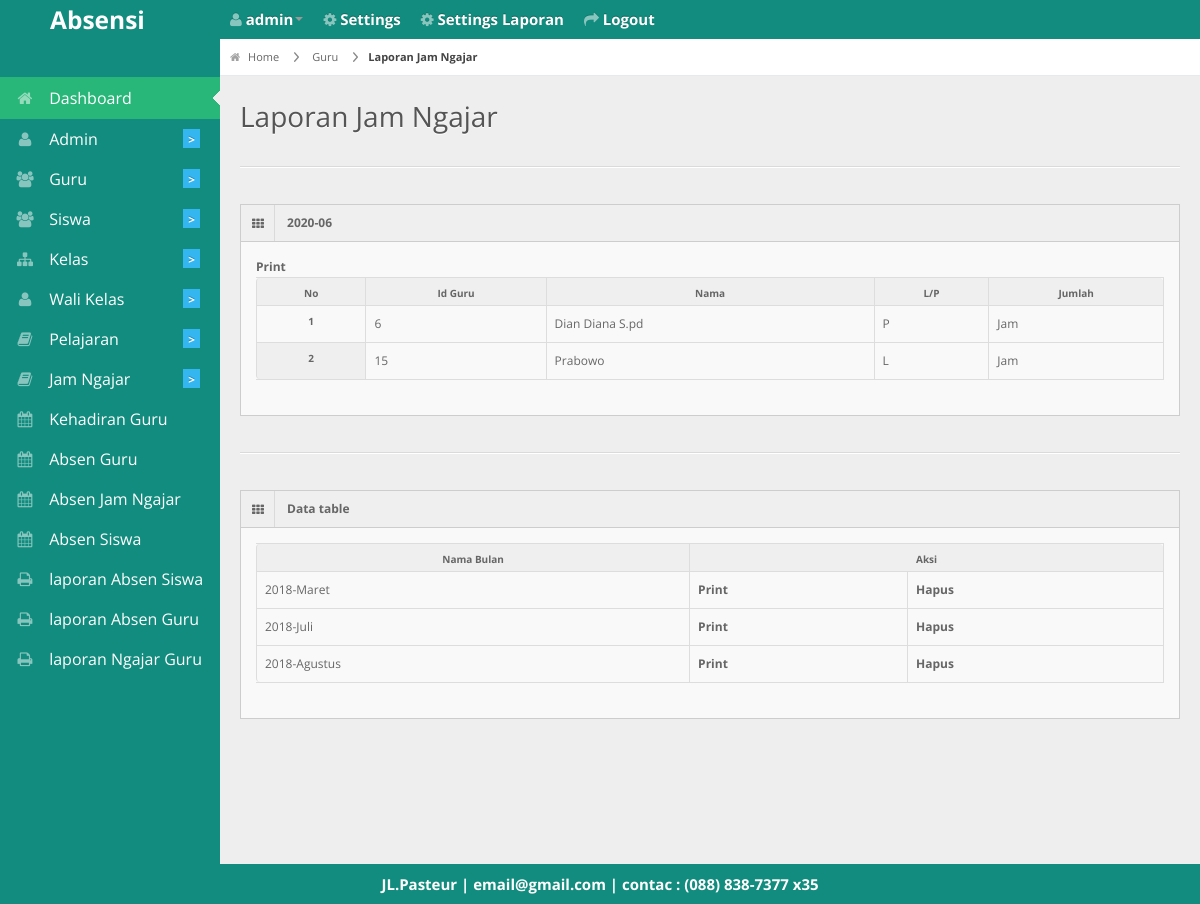
The page /koordinator/laporanngajar.php (signed in) on the database its author committed.
### tables this page shows
CREATE TABLE `guru` (
  `id_guru` int(11) NOT NULL,
  `nip` varchar(255) NOT NULL,
  `nuptk` varchar(255) NOT NULL,
  `nama` varchar(30) NOT NULL,
  `jenis_kelamin` varchar(1) NOT NULL,
  `status` varchar(20) NOT NULL,
  `alamat` varchar(50) NOT NULL,
  `jabatan` varchar(20) NOT NULL,
  `telepon` varchar(50) NOT NULL,
  `tgl_lahir` date NOT NULL
);

CREATE TABLE `biodata` (
  `id_biodata` int(11) NOT NULL,
  `nama_sekolah` varchar(255) NOT NULL,
  `alamat` varchar(255) NOT NULL,
  `photo` varchar(255) NOT NULL,
  `email` varchar(255) NOT NULL,
  `telepon` varchar(20) NOT NULL,
  `kota` varchar(50) NOT NULL
);

### koordinator/laporanngajar.php (the view, shortened to what this page needs)
<?php
 include '../db/koneksi.php';
 include '../layout/header.php';
 $nama_bulan=['Januari','Februari','Maret','April','Mei','Juni','Juli','Agustus',
             'September','Oktober','November','Desember'];
             $tahun_bulan=date('Y-m');
 $ambil_bulan_t=0;
 $bulan_saat=date('m');
 $bulan_saatini=(int)$bulan_saat;
 ?>
<div id="content">
  <div id="content-header">
    <div id="breadcrumb"> <a href="http://localhost/absensi2/<?php echo $_SESSION['akses']; ?>/" title="Go to Home" class="tip-bottom"><i class="icon-home"></i> Home</a>
      <a href="http://localhost/absensi2/koordinator/laporan" class="tip-bottom">Guru</a><a href="#" class="current">Laporan Jam Ngajar</a> </div>
    <h1>Laporan Jam Ngajar</h1>
  </div>
  <div class="container-fluid">
    <hr>
    <div class="row-fluid">
      <div class="span12">
        <div class="widget-box">
          <div class="widget-title"> <span class="icon"><i class="icon-th"></i></span>
            <h5><?php echo $tahun_bulan; ?></h5>
          </div>
          <div class="widget-content">
            <a href="reportngajar.php?bulan=<?php echo $bulan_saatini."&tahun=".date('Y'); ?>"target="_blank">
              <span class="glyphicon glyphicon-print"></span><b> Print</b></a>
            <table class="table table-bordered table-striped">
              <thead>
                <tr>
                  <th>No</th>
                  <th>Id Guru</th>
                  <th>Nama</th>
                  <th>L/P</th>
                  <th>Jumlah</th>
                </tr>
              </thead>
              <tbody>
                <?php
                $no=1;
                $query_rekap=mysqli_query($konek,"SELECT * FROM guru ORDER BY nama");
                while ($data=mysqli_fetch_array($query_rekap)) {
                  $query_pel_guru=mysqli_query($konek,"SELECT id_guru FROM jam_mengajar WHERE id_guru=$data[id_guru]");
                  if (mysqli_num_rows($query_pel_guru)==0) {
                    continue;
                  }else{
                 ?>
                <tr>
                  <th><?php echo $no; ?></th>
                  <td><?php echo $data['id_guru']; ?></td>
                  <td><?php echo $data['nama']; ?></td>
                  <td><?php echo strtoupper($data['jenis_kelamin']); ?></td>
                  <?php
                  $query_jml=mysqli_query($konek,"SELECT sum(jumlah_jam) FROM absen_jam_ngajar WHERE tgl_ngajar like '%$tahun_bulan%' AND id_guru=$data[id_guru]");
                  while ($data_jml=mysqli_fetch_array($query_jml)) {
                    echo "<td>$data_jml[0] Jam</td>"; } ?>
                  </tr> <?php $no++; } } ?>
              </tbody>
            </table>
          </div>
        </div>
      </div>
    </div>
  </div>
  <div class="container-fluid">
    <hr>
    <div class="row-fluid">
      <div class="span12">
        <div class="widget-box">
          <div class="widget-title"> <span class="icon"><i class="icon-th"></i></span>
            <h5>Data table</h5>
          </div>
          <div class="widget-content">
            <table class="table table-bordered table-striped">
              <thead>
                <tr>
                  <th>Nama Bulan</th>
                  <th colspan="2">Aksi</th>
                </tr>
              </thead>
              <tbody>
              <?php
                $q_ambil_bulan=mysqli_query($konek,"SELECT DISTINCT tgl_ngajar FROM absen_jam_ngajar ORDER BY tgl_ngajar");
                while ($t_bulan=mysqli_fetch_array($q_ambil_bulan)) {
                  $ambil_bulan=explode("-",$t_bulan['tgl_ngajar']);
                  $ambil_bulan[1]=(int)$ambil_bulan[1];
                  if ($ambil_bulan_t==$ambil_bulan[1]) {
                    continue;
                  }
                  $ambil_bulan_t=$ambil_bulan[1];
                  $pilih_bulan=$nama_bulan[$ambil_bulan_t-1];
               ?>
              <tr>
                <td><?php echo  "$ambil_bulan[0]-$pilih_bulan"; ?></td>
                <td><a href="reportngajar.php?bulan=<?php echo "$ambil_bulan_t&tahun=$ambil_bulan[0]"; ?>"target="_blank"
				><span class="glyphicon glyphicon-print"></span><b> Print</b></a></td>
                <td>
                  <a href="hapusngajar.php?bulan=<?php echo "$ambil_bulan_t&tahun=$ambil_bulan[0]"; ?>"onclick="return confirm('anda yakin untuk menghapus data ini')">
                    <span class="glyphicon glyphicon-trash"></span><b> Hapus</b>
                  </a>
                </td>
              </tr>
                <?php } ?>
              </tbody>
            </table>
          </div>
        </div>
      </div>
    </div>
  </div>
</div>
<?php include '../layout/footer.php'; ?>

### layout/footer.php (shortened to what this page needs)
<div class="row-fluid">
  <div id="footer" class="span12"style="
    color: #fff;
    font-weight: bold;
    font-size: 15px;
">
     <?php echo "$header_photo[alamat] | $header_photo[email] | contac : $header_photo[telepon]"; ?> </div>
</div>
</body>
</html>

### css/matrix-style.css (style rules this page uses)
* { outline:none !important; -moz-outline: none !important; }
html, body { height:100% }
body { overflow-x: hidden; margin-top: -10px; font-family: 'Open Sans', sans-serif; font-size:12px; color:#666; }
a { color:#666; }
select, textarea, input[type="text"], input[type="password"], input[type="datetime"], input[type="datetime-local"], input[type="date"], input[type="month"], input[type="time"], input[type="week"], input[type="number"], input[type="email"], input[type="url"], input[type="search"], input[type="tel"], input[type="color"], .uneditable-input, .label, .dropdown-menu, .btn, .well, .progress, .table-bordered, .btn-group > .btn:first-child, .btn-group > .btn:last-child, .btn-group > .btn:last-child, .btn-group > .dropdown-toggle, .alert { border-radius:0px; }
#footer { padding:10px; text-align:center; }
hr { border-top-color:#dadada; }
#content { background: none repeat scroll 0 0 #eeeeee; margin-left: 220px; margin-right: 0; padding-bottom: 25px; position: relative; min-height:100%; width: auto; }
#content-header { position: abslute; width: 100%; margin-top: -38px; z-index: 20; }
#content-header h1 { color: #555555; font-size: 28px; font-weight: normal; float: none; text-shadow: 0 1px 0 #ffffff; margin-left: 20px; position: relative; }
#content-header h1, #content-header .btn-group { margin-top: 20px; }
#breadcrumb { background-color: #fff; border-bottom: 1px solid #e3ebed; }
#breadcrumb a { padding: 8px 20px 8px 10px; display: inline-block; background-image: url('../img/breadcrumb.png'); background-position: center right; background-repeat: no-repeat; font-size: 11px; color: #666666; }
#breadcrumb a:last-child { background-image:none; }
#breadcrumb a.current { font-weight: bold; color: #444444; }
#breadcrumb a i { margin-right: 5px; opacity: .6; }
.stat-boxes .peity_bar_good, .stat-boxes .peity_line_good, { color: #459D1C; }
.widget-box { background: none repeat scroll 0 0 #F9F9F9; border-left: 1px solid #CDCDCD; border-top: 1px solid #CDCDCD; border-right: 1px solid #CDCDCD; clear: both; margin-top: 16px; margin-bottom: 16px; position: relative; }
.widget-title, .modal-header, .table th, div.dataTables_wrapper .ui-widget-header { background:#efefef; border-bottom: 1px solid #CDCDCD; height: 36px; }
.widget-title span.icon { padding: 9px 10px 7px 11px; float: left; border-right:1px solid #dadada; }
.widget-title h5 { color: #666; float: left; font-size: 12px; font-weight: bold; padding: 12px; line-height: 12px; margin: 0; }
.widget-content { padding:15px; border-bottom: 1px solid #cdcdcd; }
.table th { height: auto; font-size: 10px; padding: 5px 10px 2px; border-bottom: 0; text-align: center; color: #666666; }

### css/matrix-media.css (style rules this page uses)
body { background: #128C7E; }

### rows shown on the page
guru: id_guru "6", nama "Dian Diana S.pd", jenis_kelamin "P"
guru: id_guru "15", nama "Prabowo", jenis_kelamin "L"
biodata: alamat "JL.Pasteur", email "email@gmail.com", telepon "(088) 838-7377 x35"

### other values the page prints
$_SESSION['username'] "admin"
$ambil_bulan[0] "2018"
$pilih_bulan "Maret"
$pilih_bulan "Juli"
$pilih_bulan "Agustus"
